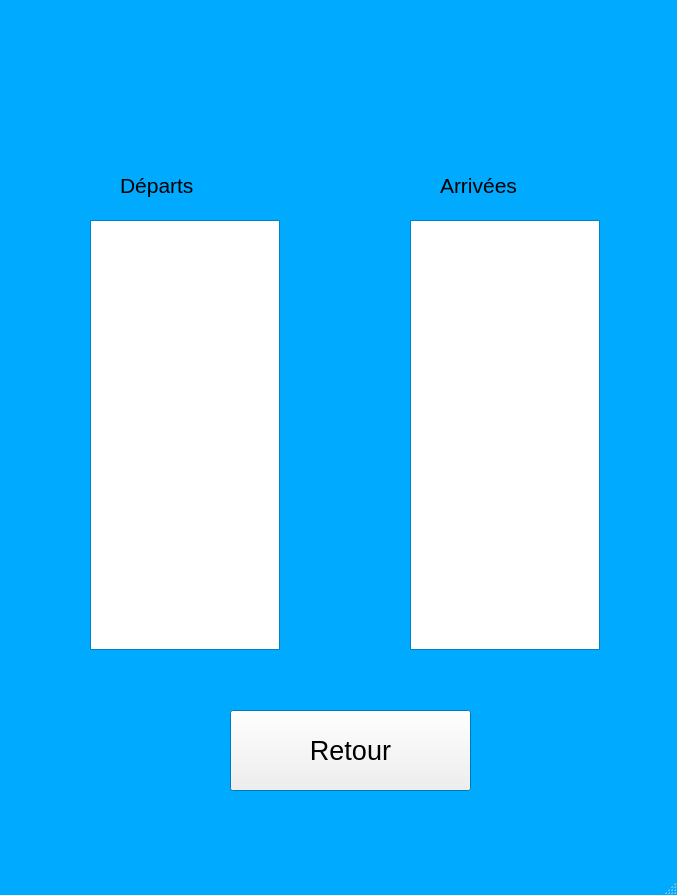
<?xml version="1.0" encoding="UTF-8"?>
<ui version="4.0">
 <class>MainWindow</class>
 <widget class="QMainWindow" name="MainWindow">
  <property name="geometry">
   <rect>
    <x>0</x>
    <y>0</y>
    <width>677</width>
    <height>895</height>
   </rect>
  </property>
  <property name="palette">
   <palette>
    <active>
     <colorrole role="Base">
      <brush brushstyle="SolidPattern">
       <color alpha="255">
        <red>255</red>
        <green>255</green>
        <blue>255</blue>
       </color>
      </brush>
     </colorrole>
     <colorrole role="Window">
      <brush brushstyle="SolidPattern">
       <color alpha="255">
        <red>0</red>
        <green>170</green>
        <blue>255</blue>
       </color>
      </brush>
     </colorrole>
    </active>
    <inactive>
     <colorrole role="Base">
      <brush brushstyle="SolidPattern">
       <color alpha="255">
        <red>255</red>
        <green>255</green>
        <blue>255</blue>
       </color>
      </brush>
     </colorrole>
     <colorrole role="Window">
      <brush brushstyle="SolidPattern">
       <color alpha="255">
        <red>0</red>
        <green>170</green>
        <blue>255</blue>
       </color>
      </brush>
     </colorrole>
    </inactive>
    <disabled>
     <colorrole role="Base">
      <brush brushstyle="SolidPattern">
       <color alpha="255">
        <red>0</red>
        <green>170</green>
        <blue>255</blue>
       </color>
      </brush>
     </colorrole>
     <colorrole role="Window">
      <brush brushstyle="SolidPattern">
       <color alpha="255">
        <red>0</red>
        <green>170</green>
        <blue>255</blue>
       </color>
      </brush>
     </colorrole>
    </disabled>
   </palette>
  </property>
  <property name="font">
   <font>
    <pointsize>20</pointsize>
   </font>
  </property>
  <property name="windowTitle">
   <string>MainWindow</string>
  </property>
  <widget class="QWidget" name="centralwidget">
   <widget class="QLabel" name="Titre4">
    <property name="geometry">
     <rect>
      <x>40</x>
      <y>-10</y>
      <width>631</width>
      <height>161</height>
     </rect>
    </property>
    <property name="text">
     <string/>
    </property>
    <property name="alignment">
     <set>Qt::AlignBottom|Qt::AlignLeading|Qt::AlignLeft</set>
    </property>
    <property name="wordWrap">
     <bool>true</bool>
    </property>
   </widget>
   <widget class="QLabel" name="Departs4">
    <property name="geometry">
     <rect>
      <x>120</x>
      <y>140</y>
      <width>211</width>
      <height>91</height>
     </rect>
    </property>
    <property name="font">
     <font>
      <pointsize>16</pointsize>
     </font>
    </property>
    <property name="text">
     <string>Départs</string>
    </property>
   </widget>
   <widget class="QLabel" name="Arrives4">
    <property name="geometry">
     <rect>
      <x>440</x>
      <y>150</y>
      <width>271</width>
      <height>71</height>
     </rect>
    </property>
    <property name="font">
     <font>
      <pointsize>16</pointsize>
     </font>
    </property>
    <property name="text">
     <string>Arrivées</string>
    </property>
   </widget>
   <widget class="QListWidget" name="Liste4_1">
    <property name="geometry">
     <rect>
      <x>90</x>
      <y>220</y>
      <width>190</width>
      <height>430</height>
     </rect>
    </property>
   </widget>
   <widget class="QListWidget" name="Liste4_2">
    <property name="geometry">
     <rect>
      <x>410</x>
      <y>220</y>
      <width>190</width>
      <height>430</height>
     </rect>
    </property>
   </widget>
   <widget class="QPushButton" name="Retour4">
    <property name="geometry">
     <rect>
      <x>230</x>
      <y>710</y>
      <width>241</width>
      <height>81</height>
     </rect>
    </property>
    <property name="text">
     <string>Retour</string>
    </property>
   </widget>
  </widget>
  <widget class="QMenuBar" name="menubar">
   <property name="geometry">
    <rect>
     <x>0</x>
     <y>0</y>
     <width>677</width>
     <height>33</height>
    </rect>
   </property>
  </widget>
  <widget class="QStatusBar" name="statusbar"/>
 </widget>
 <resources/>
 <connections/>
</ui>
